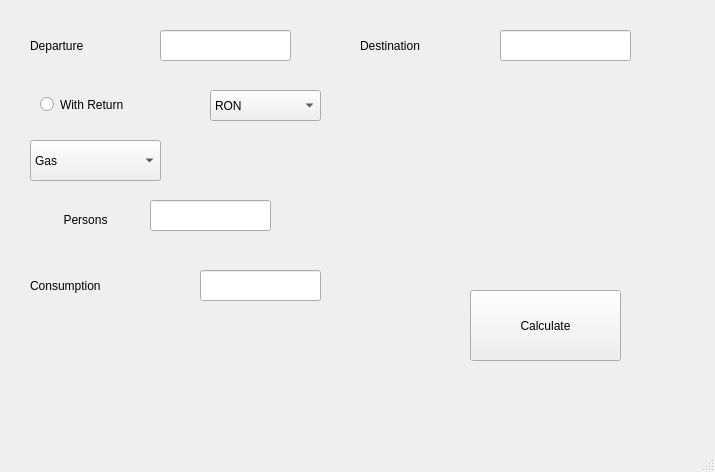
<?xml version="1.0" encoding="UTF-8"?>
<ui version="4.0">
 <class>MainWindow</class>
 <widget class="QMainWindow" name="MainWindow">
  <property name="geometry">
   <rect>
    <x>0</x>
    <y>0</y>
    <width>715</width>
    <height>472</height>
   </rect>
  </property>
  <property name="windowTitle">
   <string>MainWindow</string>
  </property>
  <widget class="QWidget" name="centralwidget">
   <widget class="QLabel" name="departure_label">
    <property name="geometry">
     <rect>
      <x>30</x>
      <y>30</y>
      <width>111</width>
      <height>31</height>
     </rect>
    </property>
    <property name="styleSheet">
     <string notr="true">font: 14pt &quot;Segoe UI&quot;;</string>
    </property>
    <property name="text">
     <string>Departure</string>
    </property>
   </widget>
   <widget class="QLineEdit" name="departure_city_lineEdit">
    <property name="geometry">
     <rect>
      <x>160</x>
      <y>30</y>
      <width>131</width>
      <height>31</height>
     </rect>
    </property>
   </widget>
   <widget class="QLabel" name="departure_label_2">
    <property name="geometry">
     <rect>
      <x>360</x>
      <y>30</y>
      <width>131</width>
      <height>31</height>
     </rect>
    </property>
    <property name="styleSheet">
     <string notr="true">font: 14pt &quot;Segoe UI&quot;;</string>
    </property>
    <property name="text">
     <string>Destination</string>
    </property>
   </widget>
   <widget class="QLineEdit" name="destination_city_lineEdit">
    <property name="geometry">
     <rect>
      <x>500</x>
      <y>30</y>
      <width>131</width>
      <height>31</height>
     </rect>
    </property>
   </widget>
   <widget class="QRadioButton" name="with_returrn_radioButton">
    <property name="geometry">
     <rect>
      <x>40</x>
      <y>89</y>
      <width>131</width>
      <height>31</height>
     </rect>
    </property>
    <property name="styleSheet">
     <string notr="true">font: 12pt &quot;Segoe UI&quot;;</string>
    </property>
    <property name="text">
     <string>With Return</string>
    </property>
   </widget>
   <widget class="QComboBox" name="currency_comboBox">
    <property name="geometry">
     <rect>
      <x>210</x>
      <y>90</y>
      <width>111</width>
      <height>31</height>
     </rect>
    </property>
    <property name="styleSheet">
     <string notr="true">font: 14pt &quot;Segoe UI&quot;;
font: 12pt &quot;Segoe UI&quot;;</string>
    </property>
    <item>
     <property name="text">
      <string>RON</string>
     </property>
    </item>
    <item>
     <property name="text">
      <string>EURO</string>
     </property>
    </item>
   </widget>
   <widget class="QComboBox" name="fuel_type_comboBox">
    <property name="geometry">
     <rect>
      <x>30</x>
      <y>140</y>
      <width>131</width>
      <height>41</height>
     </rect>
    </property>
    <property name="styleSheet">
     <string notr="true">font: 14pt &quot;Segoe UI&quot;;</string>
    </property>
    <item>
     <property name="text">
      <string>Gas</string>
     </property>
    </item>
    <item>
     <property name="text">
      <string>Diesel</string>
     </property>
    </item>
   </widget>
   <widget class="QLabel" name="persons_label">
    <property name="geometry">
     <rect>
      <x>30</x>
      <y>205</y>
      <width>111</width>
      <height>31</height>
     </rect>
    </property>
    <property name="styleSheet">
     <string notr="true">font: 14pt &quot;Segoe UI&quot;;</string>
    </property>
    <property name="text">
     <string>&lt;html&gt;&lt;head/&gt;&lt;body&gt;&lt;p align=&quot;center&quot;&gt;Persons&lt;/p&gt;&lt;/body&gt;&lt;/html&gt;</string>
    </property>
   </widget>
   <widget class="QLineEdit" name="number_of_persons_lineEdit">
    <property name="geometry">
     <rect>
      <x>150</x>
      <y>200</y>
      <width>121</width>
      <height>31</height>
     </rect>
    </property>
   </widget>
   <widget class="QLineEdit" name="consumption_lineEdit">
    <property name="geometry">
     <rect>
      <x>200</x>
      <y>270</y>
      <width>121</width>
      <height>31</height>
     </rect>
    </property>
   </widget>
   <widget class="QLabel" name="consumption_label">
    <property name="geometry">
     <rect>
      <x>30</x>
      <y>270</y>
      <width>151</width>
      <height>31</height>
     </rect>
    </property>
    <property name="styleSheet">
     <string notr="true">font: 14pt &quot;Segoe UI&quot;;</string>
    </property>
    <property name="text">
     <string>Consumption</string>
    </property>
   </widget>
   <widget class="QPushButton" name="calculate_btn">
    <property name="geometry">
     <rect>
      <x>470</x>
      <y>290</y>
      <width>151</width>
      <height>71</height>
     </rect>
    </property>
    <property name="styleSheet">
     <string notr="true">font: 14pt &quot;Segoe UI&quot;;</string>
    </property>
    <property name="text">
     <string>Calculate</string>
    </property>
   </widget>
  </widget>
  <widget class="QMenuBar" name="menubar">
   <property name="geometry">
    <rect>
     <x>0</x>
     <y>0</y>
     <width>715</width>
     <height>26</height>
    </rect>
   </property>
  </widget>
  <widget class="QStatusBar" name="statusbar"/>
 </widget>
 <resources/>
 <connections/>
</ui>
